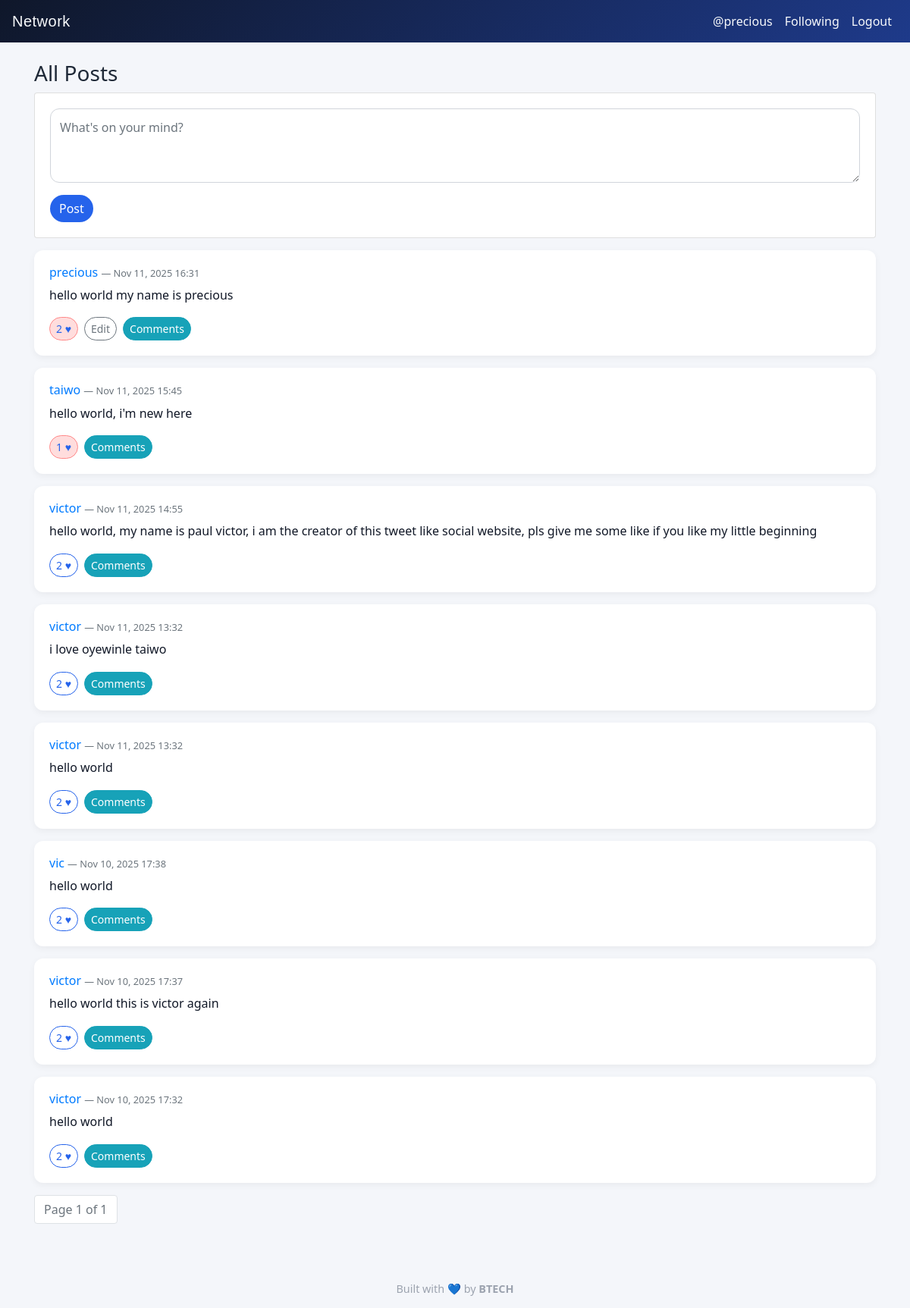
The page / (signed in) on the database its author committed.
### network/models.py (models this page shows, shortened)
class User(AbstractUser):
    pass

class Post(models.Model):
    author = models.ForeignKey(User, on_delete=models.CASCADE, related_name="posts")
    content = models.TextField(max_length=1000)
    timestamp = models.DateTimeField(default=timezone.now)
    def likes_count(self):
        return self.likes.count()

### network/views.py (the view)
# urls.py: path("", views.index, name="index"),                           # All posts
def index(request):
    posts = Post.objects.order_by("-timestamp").all()
    paginator = Paginator(posts, 10)
    page_number = request.GET.get("page")
    page_obj = paginator.get_page(page_number)
    liked_post_ids = set()
    if request.user.is_authenticated:
        liked_post_ids = set(request.user.likes.values_list("post_id", flat=True))
    return render(request, "network/index.html", {
        "page_obj": page_obj,
        "liked_post_ids": liked_post_ids
    })

### network/templates/network/index.html (shortened to what this page needs)
{% extends "network/layout.html" %}
{% block body %}
  <h3>All Posts</h3>
  {% if user.is_authenticated %}
    <div class="card mb-3">
      <div class="card-body">
        <form id="new-post-form">
          <div class="form-group">
            <textarea id="new-post-content" class="form-control" rows="3" placeholder="What's on your mind?" required></textarea>
          </div>
          <button id="new-post-btn" class="btn btn-primary" type="submit">Post</button>
        </form>
      </div>
    </div>
  {% else %}
    <p><a href="{% url 'login' %}">Log in</a> to create a post.</p>
  {% endif %}
  {% for post in page_obj %}
    {% include "network/post_partial.html" with post=post liked_post_ids=liked_post_ids %}
  {% empty %}
    <p>No posts yet.</p>
  {% endfor %}
  <nav aria-label="Page navigation">
    <ul class="pagination">
      <li class="page-item disabled"><span class="page-link">Page {{ page_obj.number }} of {{ page_obj.paginator.num_pages }}</span></li>
    </ul>
  </nav>
{% endblock %}

### network/templates/network/layout.html (shortened to what this page needs)
{% load static %}
<!DOCTYPE html>
<html lang="en">
  <head>
    <link rel="stylesheet" href="https://stackpath.bootstrapcdn.com/bootstrap/4.5.2/css/bootstrap.min.css">
    <link href="{% static 'network/styles.css' %}" rel="stylesheet">
  </head>
  <body>
    <nav class="navbar navbar-expand-lg navbar-dark">
      <a class="navbar-brand" href="{% url 'index' %}">Network</a>
      <div class="collapse navbar-collapse" id="navbarSupportedContent">
        <ul class="navbar-nav ml-auto">
          {% if user.is_authenticated %}
            <li class="nav-item"><a class="nav-link" href="{% url 'profile' user.username %}">@{{ user.username }}</a></li>
            <li class="nav-item"><a class="nav-link" href="{% url 'following_posts' %}">Following</a></li>
            <li class="nav-item"><a class="nav-link" href="{% url 'logout' %}">Logout</a></li>
          {% else %}
            <li class="nav-item"><a class="nav-link" href="{% url 'login' %}">Login</a></li>
            <li class="nav-item"><a class="nav-link" href="{% url 'register' %}">Register</a></li>
          {% endif %}
        </ul>
      </div>
    </nav>
    <div class="container mt-4">
      {% block body %}{% endblock %}
    </div>
    <footer>
      Built with 💙 by <strong>BTECH</strong>
    </footer>
  </body>
</html>

### network/templates/network/post_partial.html (shortened to what this page needs)
<div class="card mb-3 post-card" data-post-id="{{ post.id }}">
  <div class="card-body">
    <h6>
      <a href="{% url 'profile' post.author.username %}">{{ post.author.username }}</a>
      <small class="text-muted"> — {{ post.timestamp|date:"M d, Y H:i" }}</small>
    </h6>
    <div class="post-content" data-original="{{ post.content|escape }}">
      <p class="mb-2">{{ post.content|linebreaks }}</p>
    </div>
    <div class="d-flex align-items-center">
      <button class="btn btn-sm btn-outline-primary like-btn"
              data-liked="{% if post.id in liked_post_ids %}true{% else %}false{% endif %}">
        <span class="like-count">{{ post.likes_count }}</span> ♥
      </button>
      {% if request.user.is_authenticated and request.user == post.author %}
        <button class="btn btn-sm btn-outline-secondary ml-2 edit-btn">Edit</button>
      {% endif %}
      <button class="btn btn-sm btn-info ml-2 toggle-comments-btn">Comments</button>
    </div>
  </div>
</div>

### network/static/network/styles.css (style rules this page uses)
.post-card .post-content p { white-space: pre-wrap; }
.like-btn[data-liked="true"] { background-color: #ffdddd; border-color: #ff8888; }
.post-content p { font-size: 1rem; line-height: 1.6; color: #111827; }
.like-btn, .edit-btn { transition: all 0.2s ease; }
#new-post-content { border-radius: 12px; border: 1px solid #d1d5db; padding: 12px; }
.navbar { background: linear-gradient(90deg, #0d1117, #1f2937); }
.navbar-brand { font-family: "Poppins", sans-serif; letter-spacing: 0.5px; }

### network/templates/network/layout.html (style rules this page uses)
body { background-color: #f4f6fa; font-family: "Segoe UI", Roboto, sans-serif; color: #1f2937; }
.navbar { background: linear-gradient(135deg, #0f172a, #1e3a8a); }
.navbar a, .navbar-brand { color: #f8fafc !important; }
.post-card { border: none; border-radius: 12px; box-shadow: 0 3px 10px rgba(0,0,0,0.05); transition: transform 0.2s ease, box-shadow 0.2s ease; margin-bottom: 20px; }
.btn { border-radius: 20px; transition: all 0.2s ease; }
.btn-primary { background-color: #2563eb; border: none; }
.btn-outline-primary { color: #2563eb; border-color: #2563eb; }
footer { text-align: center; margin-top: 60px; padding: 15px 0; color: #9ca3af; font-size: 0.9rem; }

### rows shown on the page
User: username "precious"
Post: author.username "precious", timestamp "Nov 11, 2025 16:31", content "hello world my name is precious", likes_count "2", shows "Edit"
Post: author.username "taiwo", timestamp "Nov 11, 2025 15:45", content "hello world, i'm new here", likes_count "1"
Post: author.username "victor", timestamp "Nov 11, 2025 14:55", content "hello world, my name is paul victor, i am the creator of this tweet like social website, pls give me some like if you like my little beginning", likes_count "2"
Post: author.username "victor", timestamp "Nov 11, 2025 13:32", content "i love oyewinle taiwo", likes_count "2"
Post: author.username "victor", timestamp "Nov 11, 2025 13:32", content "hello world", likes_count "2"
Post: author.username "vic", timestamp "Nov 10, 2025 17:38", content "hello world", likes_count "2"
Post: author.username "victor", timestamp "Nov 10, 2025 17:37", content "hello world this is victor again", likes_count "2"
Post: author.username "victor", timestamp "Nov 10, 2025 17:32", content "hello world", likes_count "2"

### other values the page prints
{{ page_obj.number }} "1"
{{ page_obj.paginator.num_pages }} "1"
